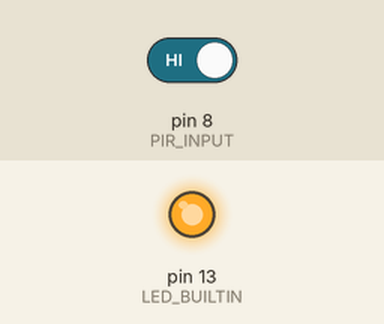
The sketch below on a simulated Arduino Uno, built with avr-gcc and run on an emulated ATmega328P. Shown: output pins drawn as LEDs (lit = HIGH). The inputs (shaded band) are chosen by the test bench; at power-on: pin 8 (PIR_INPUT) HIGH.

Above: at 1.2 s.
1.3 s: pin 8 (PIR_INPUT) driven LOW
At 2.5 s:
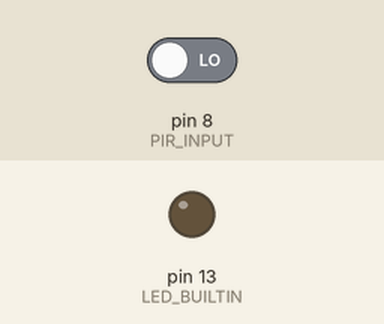
2.8 s: pin 8 (PIR_INPUT) driven HIGH
At 3.9 s:
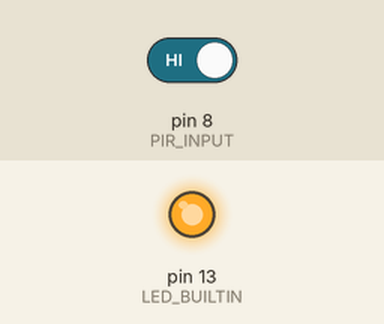
Timing chart, 0 to 5.8 s (numbered marks = the images above; inputs shaded):
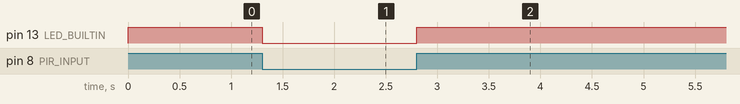

The sketch:

pir.ino
```cpp
#define PIR_INPUT 8

void setup() {
  pinMode(PIR_INPUT,INPUT);
  pinMode(LED_BUILTIN,OUTPUT);
}

void loop() {
  // put your main code here, to run repeatedly:
  uint8_t valor;
  while (1) {
    valor=digitalRead(PIR_INPUT);
    digitalWrite(LED_BUILTIN,valor);
  }
}
```

Measured:
- after the input at 1.3 s, pin 13 (LED_BUILTIN): HIGH → LOW at once
- after the input at 2.8 s, pin 13 (LED_BUILTIN): LOW → HIGH at once
